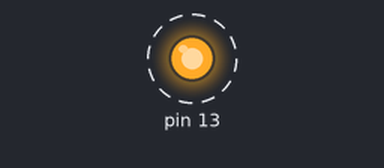
Bench run of a sketch on a simulated Arduino Uno, built with avr-gcc and run on an emulated ATmega328P. Parts: output pins drawn as LEDs (lit = HIGH). Dashed ring = blinking. What the sketch prints to the serial monitor is not drawn.

Above: at 0.2 s.
Timing chart, 0 to 3.0 s (numbered marks = the images above):
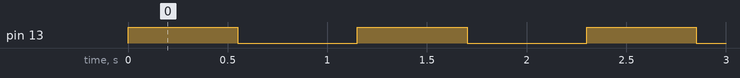

The sketch:

main.ino
```cpp
/*
  Data: 23/12/2024
  Autor: DALÇÓQUIO AUTOMAÇÃO
  Exemplo: Leitura dos valores de variáveis com App Debugger.exe em Visual Basic

*/

// Use esta strutura em seu sketch para um comando mais simplificado
struct Debug{
  template <typename T>
  void print(byte index, T data){
    Serial.print("#");
    Serial.print(index);
    String str = String(data); // Converte o valor em string
    Serial.println(str);
    delay(50);
  }

}debug;

// Use agora: debug.print(index, data);

// Se preferir use este comando direto sem uso da strutura:
// Serial.println("#Index" + Variável); delay(50); // recomendado um delay

void setup() {
  Serial.begin(9600);

  while(!Serial) {
        ; // aguarda conexão serial
  }

  pinMode(13, OUTPUT);

}

void loop() {
    digitalWrite(13, HIGH);
    debug.print(1, 1);
    delay(500);

    digitalWrite(13, LOW);
    debug.print(1, 0);
    delay(500);

    debug.print(2, millis());

}
```

Measured:
- by itself, pin 13: alternates HIGH for 0.55 s and LOW for 0.60 s
